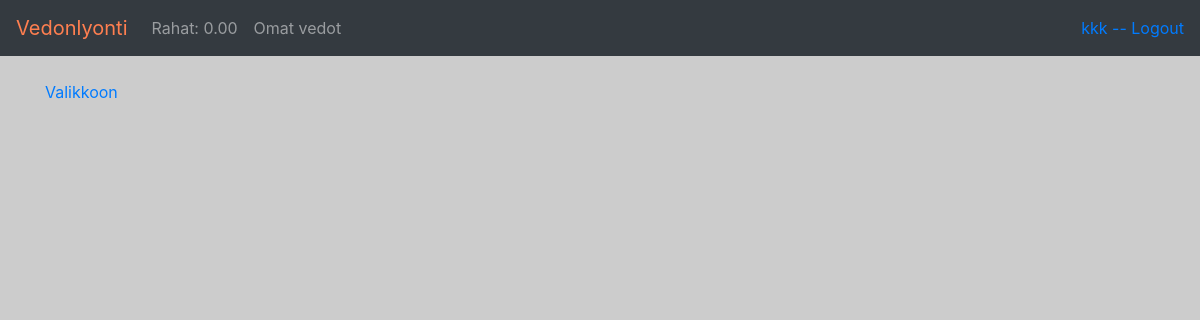
The page /vedot (signed in) on the database as committed earlier.
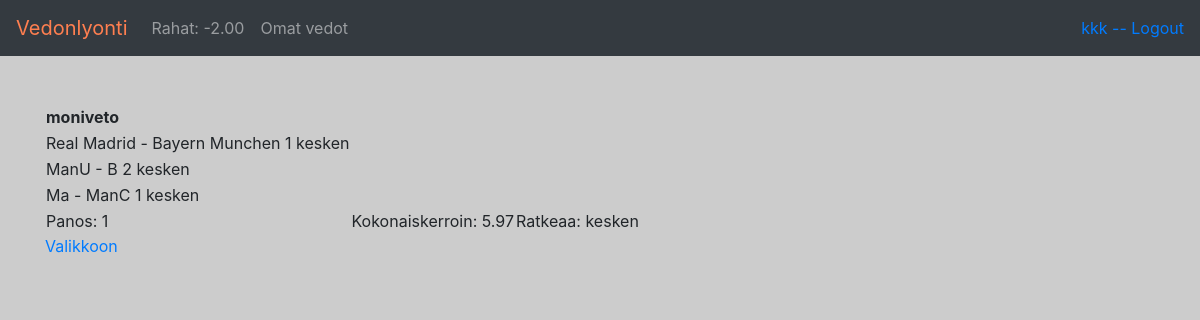
The same page on the database as committed later.
### application/auth/models.py (models this page shows, shortened)
class User(Base):
    __tablename__ = "account"
    name = db.Column(db.String(144), nullable=False)
    username = db.Column(db.String(144), nullable=False)
    password = db.Column(db.String(144), nullable=False)
    rahat = db.Column(db.DECIMAL, nullable=False)
    def getRahat(self):
        return ("%.2f" % self.rahat)
    @staticmethod
    def find_vedot_byUser(user_id):
        stmt = text("SELECT id, panos, kerroin, voitto FROM veto"
                     " WHERE veto.account_id = :id"
                     ).params(id=user_id)
        res = db.engine.execute(stmt)
        response = []
        for row in res:
            v = []
            row3 = []
            active = 0
            stmt2 = text("SELECT name, veikkaus, veto_id, tapahtuma_id FROM tapahtumaveto"
                     " WHERE tapahtumaveto.veto_id = :id"
                     ).params(id=row[0]) #veto.id
            res2 = db.engine.execute(stmt2)
            ratk = datetime.now()-timedelta(minutes = 60)
            nimi = ""
            for row2 in res2:
                nimi = row2[0]
                stmt3 = text("SELECT koti, vieras, tulos, date_expire, active FROM tapahtuma"
                     " WHERE tapahtuma.id = :id"
                     ).params(id=row2[3]) #tapahtumaveto.tapahtuma_id
                res3 = db.engine.execute(stmt3)
                for data in res3:
                    row3 = data
                if (len(row3) > 4):
                    if (str(row3[4]) == "1"):
                        active = 1
                    uratk = datetime.strptime(str(row3[3]), '%Y-%m-%d %H:%M:%S.%f')
                    if uratk > ratk:
                        ratk = uratk
                v.append({"veikkaus":row2[1], "koti":row3[0], "vieras":row3[1], "tulos":row3[2]})
            if (ratk < datetime.now()):
                if (row3[2] == "kesken"):
                    ratk = "kesken"
            else :
                ratk = str(str(ratk)[0:16])
            response.append({"id":row[0], "nimi": nimi, "tapahtumavedot": v, "panos":row[1] , "kerroin":row[2] , "ratkeaa":ratk, "active":active})
        return response

### application/tapahtumaveto/models.py (models this page shows, shortened)
class Tapahtumaveto(Base):
    veikkaus = db.Column(db.String, nullable=False) #1, X, 2, 3-1, 2-2
    name = db.Column(db.String, nullable=False) #pitkaveto, tulosveto
    veto_id = db.Column(db.Integer, db.ForeignKey('veto.id'),
                           nullable=False)
    tapahtuma_id = db.Column(db.Integer, db.ForeignKey('tapahtuma.id'),
                           nullable=False)

### application/tapahtuma/models.py (models this page shows, shortened)
class Tapahtuma(Base):
    koti = db.Column(db.String, nullable=False)
    vieras = db.Column(db.String, nullable=False)
    kerroin1 = db.Column(db.DECIMAL, nullable=False)
    kerroinx = db.Column(db.DECIMAL, nullable=False)
    kerroin2 = db.Column(db.DECIMAL, nullable=False)
    laji_id = db.Column(db.Integer, db.ForeignKey('laji.id'),
                           nullable=False)
    date_expire = db.Column(db.DateTime)
    active = db.Column(db.Boolean, nullable= False)
    tulos = db.Column(db.String, nullable=False)

### application/veto/models.py (models this page shows, shortened)
class Veto(Base):
    panos = db.Column(db.Integer, nullable=False)
    kerroin = db.Column(db.DECIMAL, nullable=False)
    voitto = db.Column(db.DECIMAL, nullable=False)
    account_id = db.Column(db.Integer, db.ForeignKey('account.id'),
                           nullable=False)

### application/veto/views.py (the view)
@app.route("/vedot", methods=["GET"])
def vedot_index():
    return render_template("vedot/vedot.html", vedot=User.find_vedot_byUser(current_user.id))

### application/__init__.py (called while the page is built)
@login_manager.user_loader
def load_user(user_id):
    return User.query.get(user_id)

### application/templates/vedot/vedot.html (shortened to what this page needs)
{% extends "layout.html" %}
{% block body %}
<table>
{% for veto in vedot %}
        <tr>
            <td><b>{{ veto.nimi }}</td>
            <td>
                  </td>
        </tr>
            {% for tapahtuma in veto.tapahtumavedot %}
            <tr>
          <td>{{ tapahtuma.koti }} - {{ tapahtuma.vieras }}     {{ tapahtuma.veikkaus }}    {{ tapahtuma.tulos }}</td>
          <td></td>
          </tr>
          {% endfor %}
          <tr>
          <td>Panos: {{ veto.panos }}</td>
          <br>
          <td>Kokonaiskerroin: {{ veto.kerroin }}</td>
          <td>Ratkeaa: {{ veto.ratkeaa }}</td>
          </tr>
          {% endfor %}
          </table>
<a href="{{ url_for('index') }}">Valikkoon</a>
{% endblock %}

### application/templates/layout.html (shortened to what this page needs)
<!DOCTYPE html>
<html>
  <head>
    <link rel="stylesheet" href="https://maxcdn.bootstrapcdn.com/bootstrap/4.0.0/css/bootstrap.min.css">
  </head>
  <body style="background-color: #cccccc !important">
    <nav class="navbar navbar-expand-md navbar-dark bg-dark mb-4">
<a class="navbar-brand" href="{{ url_for('index')}}" style="color: coral !important">Vedonlyonti</a>
<div class="collapse navbar-collapse" id="navbarCollapse">
        <ul class="navbar-nav mr-auto">
          <li class="nav-item">
              {% if current_user.is_authenticated %}
            <a class="nav-link" href="{{ url_for('tilitapahtumat_index') }} ">Rahat: {{ current_user.getRahat() }}</a>
          {% endif %}
          </li>
          <li class="nav-item">
            {% if current_user.is_authenticated %}
            <a class="nav-link" href="{{ url_for('vedot_index') }} ">Omat vedot</a>
          {% endif %}
          </li>
        </ul>
        <div class="form-inline mt-2 mt-md-0">
    {% if current_user.is_authenticated %}
    <a href="{{ url_for('auth_logout') }}">{{ current_user.name }} -- Logout</a>
    {% else %}
    <a href="{{ url_for('auth_login') }}">Login</a>
    {% endif %}
        </div>
</div>
    </nav>
    <main role="main" class="container">
{% block body %}{% endblock %}
    </main>
  </body>
</html>

Rows that differ between the two databases and show on the page:
changed User "kkk": getRahat "0.00" → "-2.00"
added Tapahtumaveto: nimi "moniveto"
added Tapahtuma: koti "Real Madrid", vieras "Bayern Munchen", veikkaus "1", tulos "kesken"
added Tapahtuma: koti "ManU", vieras "B", veikkaus "2", tulos "kesken"
added Tapahtuma: koti "Ma", vieras "ManC", veikkaus "1", tulos "kesken"
added Veto: kerroin "5.97"
Other text that changed with them:
new list line: "Panos: 1 Kokonaiskerroin: Ratkeaa: kesken"
